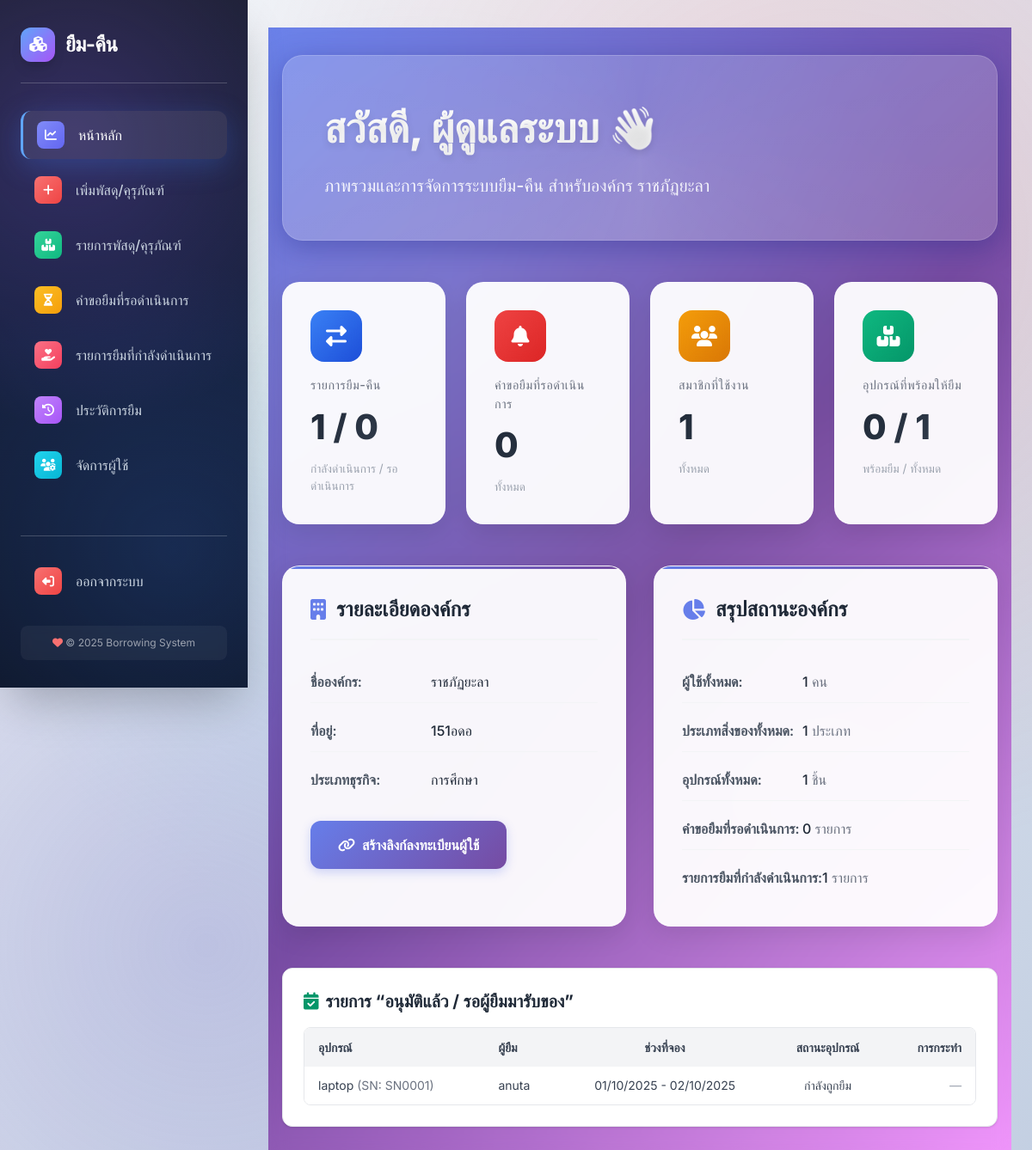
/dashboard/ (signed in), run on the app's committed database.
### users/models.py (models this page shows, shortened)
class Organization(models.Model):
    name = models.CharField(max_length=255, unique=True, verbose_name="ชื่อองค์กร")
    address = models.TextField(verbose_name="ที่อยู่")
    business_type = models.CharField(max_length=255, verbose_name="ประเภทธุรกิจ", blank=True, null=True)
    logo = models.ImageField(upload_to='org_logos/', blank=True, null=True)
    class Meta:
        verbose_name = "องค์กร"
        verbose_name_plural = "องค์กร"

class CustomUser(AbstractUser):
    organization = models.ForeignKey(Organization, on_delete=models.SET_NULL, null=True, blank=True, verbose_name="องค์กร")
    is_org_admin = models.BooleanField(default=False, verbose_name="ผู้ดูแลองค์กร")
    is_platform_admin = models.BooleanField(default=False, verbose_name="ผู้ดูแลแพลตฟอร์ม")
    phone_number = models.CharField(max_length=20, blank=True, null=True)
    profile_image = models.ImageField(upload_to='profiles/', blank=True, null=True)  # << เพิ่มบรรทัดนี้
    class Meta:
        verbose_name = "ผู้ใช้งาน"
        verbose_name_plural = "ผู้ใช้งาน"

### borrowing/models.py (models this page shows, shortened)
class Loan(models.Model):
    asset = models.ForeignKey('borrowing.Asset', on_delete=models.CASCADE, verbose_name="อุปกรณ์", related_name='loans', db_index=True)
    borrower = models.ForeignKey('users.CustomUser', on_delete=models.CASCADE, verbose_name="ผู้ยืม", related_name='loans', db_index=True)
    borrow_date = models.DateTimeField(auto_now_add=True, verbose_name="วันที่ส่งคำขอ")
    start_date = models.DateField(null=True, blank=True, verbose_name="วันที่เริ่มใช้ (จอง)")
    due_date = models.DateField(null=True, blank=True, verbose_name="กำหนดคืน")
    approved_at = models.DateTimeField(null=True, blank=True, verbose_name="วันที่อนุมัติ")
    pickup_date = models.DateTimeField(null=True, blank=True, verbose_name="วันที่รับของจริง")
    return_date = models.DateTimeField(null=True, blank=True, verbose_name="วันที่คืน")
    STATUS_CHOICES = [
        ('pending', 'รอดำเนินการ'),
        ('approved', 'อนุมัติแล้ว/จองสำเร็จ'),
        ('returned', 'คืนแล้ว'),
        ('rejected', 'ถูกปฏิเสธ'),
        ('overdue', 'เกินกำหนด'),
    ]
    status = models.CharField(max_length=20, choices=STATUS_CHOICES, default='pending', verbose_name="สถานะ", db_index=True)
    reason = models.TextField(blank=True, verbose_name="เหตุผลการยืม")
    class Meta:
        verbose_name = "รายการยืม"
        verbose_name_plural = "รายการยืม"
        ordering = ['-borrow_date']
        indexes = [
            models.Index(fields=['asset', 'status']),
            models.Index(fields=['asset', 'start_date', 'due_date']),
            models.Index(fields=['status']),
            models.Index(fields=['borrower']),
            models.Index(fields=['due_date']),
        ]

class Asset(models.Model):
    item = models.ForeignKey(
        Item, on_delete=models.CASCADE, related_name='assets',
        verbose_name="ประเภทสิ่งของ", db_index=True
    )
    serial_number = models.CharField(max_length=255, blank=True, null=True, unique=True, verbose_name="หมายเลขซีเรียล")
    device_id = models.CharField(max_length=255, blank=True, null=True, unique=True, verbose_name="ID อุปกรณ์")
    location = models.CharField(max_length=255, blank=True, null=True, verbose_name="ตำแหน่ง")
    added_at = models.DateTimeField(auto_now_add=True, db_index=True, null=True, verbose_name="วันที่เพิ่มเข้าระบบ")
    STATUS_CHOICES = [
        ('available', 'พร้อมใช้งาน'),
        ('on_loan', 'กำลังถูกยืม'),
        ('maintenance', 'บำรุงรักษา'),
        ('retired', 'ปลดระวาง'),
    ]
    status = models.CharField(max_length=20, choices=STATUS_CHOICES, default='available', verbose_name="สถานะ", db_index=True)
    class Meta:
        verbose_name = "อุปกรณ์"
        verbose_name_plural = "อุปกรณ์"
        constraints = [
            models.CheckConstraint(
                check=Q(serial_number__isnull=False) | Q(device_id__isnull=False),
                name="asset_sn_or_deviceid_required",
            ),
        ]

class Item(models.Model):
    organization = models.ForeignKey(
        Organization, on_delete=models.CASCADE, verbose_name="องค์กร", db_index=True
    )
    name = models.CharField(max_length=255, verbose_name="ชื่อประเภทสิ่งของ")
    description = models.TextField(blank=True, verbose_name="รายละเอียด")
    total_quantity = models.IntegerField(default=0, verbose_name="จำนวนทั้งหมด")
    available_quantity = models.IntegerField(default=0, verbose_name="จำนวนที่เหลืออยู่")
    image = models.ImageField(upload_to='item_images/', blank=True, null=True, verbose_name="รูปภาพสิ่งของ")
    category = models.ForeignKey(
        ItemCategory, null=True, blank=True,
        on_delete=models.SET_NULL, related_name='items',
        verbose_name="หมวดอุปกรณ์"
    )
    added_at = models.DateTimeField(auto_now_add=True, verbose_name="วันที่เพิ่ม")
    class Meta:
        verbose_name = "ประเภทสิ่งของ"
        verbose_name_plural = "ประเภทสิ่งของ"
        constraints = [
            models.UniqueConstraint(
                fields=['organization', 'name'],
                name='unique_item_name_per_org'
            )
        ]

### users/views.py (the view)
# urls.py: path('dashboard/', views.dashboard, name='dashboard'),
@login_required
def dashboard(request):
    if request.user.is_superuser:
        return redirect('superuser_dashboard')
    if request.user.is_org_admin:
        organization = request.user.organization
        total_item_types = Item.objects.filter(organization=organization).count()
        total_assets = Asset.objects.filter(item__organization=organization).count()
        available_assets_count = Asset.objects.filter(item__organization=organization, status='available').count()
        on_loan_assets_count = Asset.objects.filter(item__organization=organization, status='on_loan').count()
        pending_loan_requests = Loan.objects.filter(
            asset__item__organization=organization, status='pending'
        ).count()
        overdue_count = Loan.objects.filter(
            asset__item__organization=organization, status='overdue'
        ).count()
        active_users_count = CustomUser.objects.filter(
            organization=organization, is_active=True
        ).count()
        active_loans = (
            Loan.objects
            .filter(asset__item__organization=organization, status__in=['approved', 'overdue'])
            .select_related('asset__item', 'borrower')
            .order_by('due_date')
        )
        pending_loans = (
            Loan.objects
            .filter(asset__item__organization=organization, status='pending')
            .select_related('asset__item', 'borrower')
            .order_by('-borrow_date')
        )
        loan_history = (
            Loan.objects
            .filter(asset__item__organization=organization)
            .exclude(status__in=['pending', 'approved', 'overdue'])
            .select_related('asset__item', 'borrower')
            .order_by('-borrow_date')
        )
        context = {
            'is_superuser_dashboard': False,
            'organization': organization,
            'total_item_types': total_item_types,
            'total_assets': total_assets,
            'available_assets_count': available_assets_count,
            'on_loan_assets_count': on_loan_assets_count,
            'pending_loan_requests': pending_loan_requests,
            'overdue_count': overdue_count,               # ✅ เพิ่มไว้ใช้แสดงการ์ด/ป้าย
            'active_users_count': active_users_count,
            'pending_loans': pending_loans,
            'active_loans': active_loans,
            'loan_history': loan_history,
        }
        return render(request, 'users/dashboard.html', context)
    return redirect('user_dashboard')

### users/templates/users/dashboard.html (shortened to what this page needs)
{% extends 'users/base.html' %}
{% block content %}
<div class="floating-shapes">
    <div class="shape"></div>
</div>
<div class="dashboard-bg">
    <div class="dashboard-container max-w-7xl mx-auto py-8 px-4">
        <div class="hero-section">
            <div class="hero-content">
                <h1 class="hero-title">
                    สวัสดี, ผู้ดูแลระบบ 👋
                </h1>
                <p class="hero-subtitle">
                    ภาพรวมและการจัดการระบบยืม-คืน สำหรับองค์กร {{ organization.name }}
                </p>
            </div>
        </div>
        <section class="grid grid-cols-1 md:grid-cols-2 lg:grid-cols-4 gap-6 mb-12">
            <a href="{% url 'loan_history_admin_view' %}" class="stats-card card-blue">
                <div class="card-icon">
                    <i class="fas fa-exchange-alt"></i>
                </div>
                <div class="card-label">รายการยืม-คืน</div>
                <div class="card-number">{{ active_loans.count|default:0 }} / {{ pending_loan_requests|default:0 }}</div>
                <div class="card-subtitle">กำลังดำเนินการ / รอดำเนินการ</div>
            </a>
            <a href="{% url 'pending_loans_view' %}" class="stats-card card-red">
                <div class="card-icon">
                    <i class="fas fa-bell"></i>
                </div>
                <div class="card-label">คำขอยืมที่รอดำเนินการ</div>
                <div class="card-number">{{ pending_loan_requests|default:0 }}</div>
                <div class="card-subtitle">ทั้งหมด</div>
            </a>
            <a href="{% url 'manage_organization_users' %}" class="stats-card card-yellow">
                <div class="card-icon">
                    <i class="fas fa-users"></i>
                </div>
                <div class="card-label">สมาชิกที่ใช้งาน</div>
                <div class="card-number">{{ active_users_count|default:0 }}</div>
                <div class="card-subtitle">ทั้งหมด</div>
            </a>
            <a href="{% url 'item_overview' %}" class="stats-card card-green">
                <div class="card-icon">
                    <i class="fas fa-boxes-stacked"></i>
                </div>
                <div class="card-label">อุปกรณ์ที่พร้อมให้ยืม</div>
                <div class="card-number">{{ available_assets_count|default:0 }} / {{ total_assets|default:0 }}</div>
                <div class="card-subtitle">พร้อมยืม / ทั้งหมด</div>
            </a>
        </section>
        <div class="grid grid-cols-1 lg:grid-cols-2 gap-8 mb-12">
            <div class="info-card">
                <h2 class="info-card-title">
                    <i class="fas fa-building"></i>
                    รายละเอียดองค์กร
                </h2>
                <div class="space-y-2">
                    <div class="detail-row">
                        <div class="detail-label">ชื่อองค์กร:</div>
                        <div class="detail-value">{{ organization.name }}</div>
                    </div>
                    <div class="detail-row">
                        <div class="detail-label">ที่อยู่:</div>
                        <div class="detail-value">{{ organization.address|default:"-" }}</div>
                    </div>
                    <div class="detail-row">
                        <div class="detail-label">ประเภทธุรกิจ:</div>
                        <div class="detail-value">{{ organization.business_type|default:"-" }}</div>
                    </div>
                </div>
                <div class="mt-6">
                    <a href="{% url 'generate_registration_link' %}" class="primary-btn">
                        <i class="fas fa-link"></i>
                        สร้างลิงก์ลงทะเบียนผู้ใช้
                    </a>
                </div>
            </div>
            <div class="info-card">
                <h2 class="info-card-title">
                    <i class="fas fa-chart-pie"></i>
                    สรุปสถานะองค์กร
                </h2>
                <div class="space-y-2">
                    <div class="detail-row">
                        <div class="detail-label">ผู้ใช้ทั้งหมด:</div>
                        <div class="detail-value">{{ active_users_count|default:0 }} <span class="text-gray-500">คน</span></div>
                    </div>
                    <div class="detail-row">
                        <div class="detail-label">ประเภทสิ่งของทั้งหมด:</div>
                        <div class="detail-value">{{ total_item_types|default:0 }} <span class="text-gray-500">ประเภท</span></div>
                    </div>
                    <div class="detail-row">
                        <div class="detail-label">อุปกรณ์ทั้งหมด:</div>
                        <div class="detail-value">{{ total_assets|default:0 }} <span class="text-gray-500">ชิ้น</span></div>
                    </div>
                    <div class="detail-row">
                        <div class="detail-label">คำขอยืมที่รอดำเนินการ:</div>
                        <div class="detail-value">{{ pending_loan_requests|default:0 }} <span class="text-gray-500">รายการ</span></div>
                    </div>
                    <div class="detail-row">
                        <div class="detail-label">รายการยืมที่กำลังดำเนินการ:</div>
                        <div class="detail-value">{{ active_loans.count|default:0 }} <span class="text-gray-500">รายการ</span></div>
                    </div>
                </div>
            </div>
        </div>
        <div class="mt-12">
          <div class="bg-white rounded-xl shadow p-6 border border-gray-200">
            <h2 class="text-xl font-bold text-gray-800 mb-4 flex items-center gap-2">
              <i class="fas fa-calendar-check text-emerald-600"></i>
              รายการ “อนุมัติแล้ว / รอผู้ยืมมารับของ”
            </h2>
            {% if active_loans %}
              <div class="overflow-x-auto rounded-lg border border-gray-200">
                <table class="min-w-full bg-white">
                  <thead>
                    <tr class="bg-gray-100 text-gray-700 uppercase text-sm leading-normal font-bold">
                      <th class="py-3 px-4 text-left">อุปกรณ์</th>
                      <th class="py-3 px-4 text-left">ผู้ยืม</th>
                      <th class="py-3 px-4 text-center">ช่วงที่จอง</th>
                      <th class="py-3 px-4 text-center">สถานะอุปกรณ์</th>
                      <th class="py-3 px-4 text-right">การกระทำ</th>
                    </tr>
                  </thead>
                  <tbody class="text-gray-700 text-sm divide-y divide-gray-100">
                    {% for loan in active_loans %}
                      <tr class="hover:bg-gray-50">
                        <td class="py-3 px-4">
                          {{ loan.asset.item.name }}
                          {% if loan.asset.serial_number %}
                            <span class="text-gray-500"> (SN: {{ loan.asset.serial_number }})</span>
                          {% elif loan.asset.device_id %}
                            <span class="text-gray-500"> (ID: {{ loan.asset.device_id }})</span>
                          {% endif %}
                        </td>
                        <td class="py-3 px-4">{{ loan.borrower.username }}</td>
                        <td class="py-3 px-4 text-center">
                          {{ loan.start_date|date:"d/m/Y" }} - {{ loan.due_date|date:"d/m/Y" }}
                        </td>
                        <td class="py-3 px-4 text-center">
                          {{ loan.asset.get_status_display }}
                        </td>
                        <td class="py-3 px-4 text-right space-x-2">
                          {% if request.user.is_org_admin and loan.status == 'approved' and loan.asset.status == 'available' %}
                            <form method="post" action="{% url 'start_loan' loan.id %}" class="inline">
                              {% csrf_token %}
                              <button class="bg-emerald-600 hover:bg-emerald-700 text-white px-3 py-1.5 rounded-lg text-sm">
                                เริ่มยืม/มอบของ
                              </button>
                            </form>
                          {% else %}
                            <span class="text-gray-400 text-sm italic">—</span>
                          {% endif %}
                        </td>
                      </tr>
                    {% endfor %}
                  </tbody>
                </table>
              </div>
            {% else %}
              <p class="text-gray-600">ยังไม่มีรายการที่อนุมัติแล้วรอรับของ</p>
            {% endif %}
          </div>
        </div>
    </div>
</div>
{% endblock content %}

### data on the page
Organization: name "ราชภัฏยะลา", address "151อดอ", business_type "การศึกษา"
Loan: asset.item.name "laptop", asset.serial_number "SN0001", borrower.username "anuta", start_date "01/10/2025", due_date "02/10/2025", asset.status "กำลังถูกยืม"

### other printed values
{{ active_loans.count|default:0 }} "1"
{{ pending_loan_requests|default:0 }} "0"
{{ active_users_count|default:0 }} "1"
{{ available_assets_count|default:0 }} "0"
{{ total_assets|default:0 }} "1"
{{ total_item_types|default:0 }} "1"
